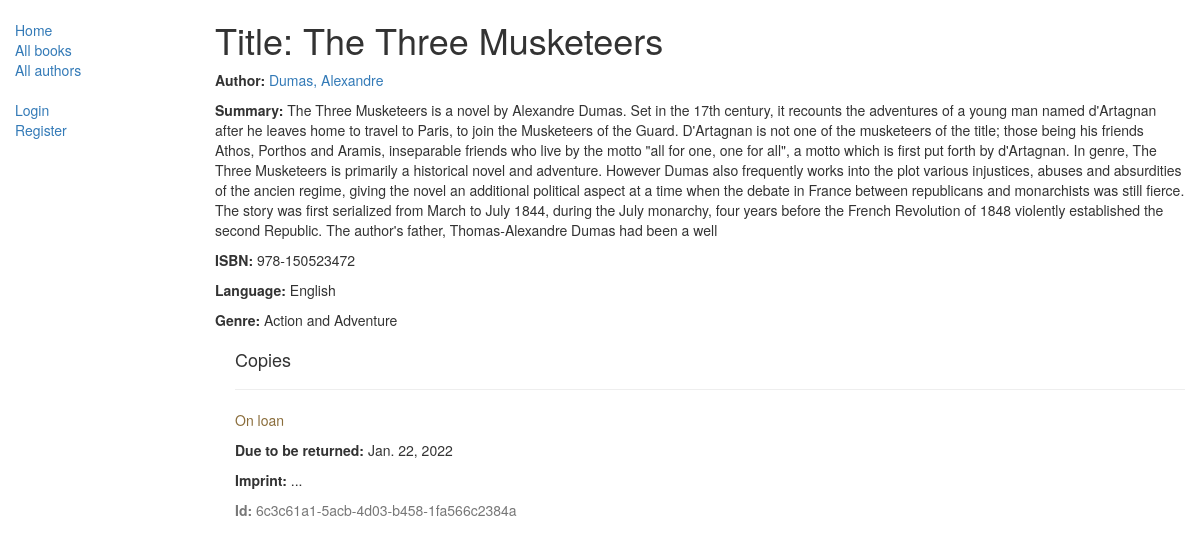
/catalog/book/2, run on an earlier commit of the app's database.
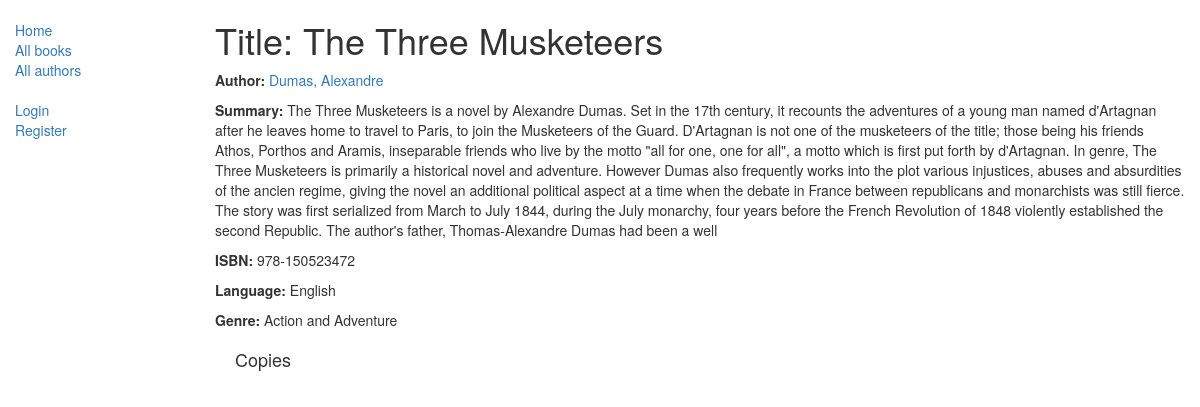
And on a later commit of the database.
### catalog/models.py (models this page shows, shortened)
class Genre(models.Model):
    name = models.CharField(max_length=200, help_text="Enter a book genre (e.g. Science Fiction, French Poetry etc.)")
    def __str__(self):
        return self.name

class BookInstance(models.Model):
    id = models.UUIDField(primary_key=True, default=uuid.uuid4, help_text="Unique ID for this particular book across whole library")
    book = models.ForeignKey('Book', on_delete=models.SET_NULL, null=True)
    imprint = models.CharField(max_length=200)
    due_back = models.DateField(null=True, blank=True)
    LOAN_STATUS = (
        ('m', 'Maintenance'),
        ('o', 'On loan'),
        ('a', 'Available'),
        ('r', 'Reserved'),
    )
    status = models.CharField(max_length=1, choices=LOAN_STATUS, blank=True, default='m', help_text='Book availability')
    class Meta:
        ordering = ["due_back"]
        permissions = (("can_mark_returned", "Set book as returned"),)
    borrower = models.ForeignKey(User, on_delete=models.SET_NULL, null=True, blank=True)

### catalog/views.py (the view)
# urls.py: path('book/<int:pk>', views.BookDetailView.as_view(), name='book-detail'),
class BookDetailView(generic.DetailView):
    model = Book

### catalog/models.py (called while the page is built)
    def __str__(self):
        return self.name

    def __str__(self):
        return '%s, %s' % (self.last_name, self.first_name)

### catalog/templates/catalog/book_detail.html (shortened to what this page needs)
{% extends "base_generic.html" %}
{% block content %}
  <h1>Title: {{ book.title }}</h1>
  <p><strong>Author:</strong> <a href="{% url 'author-detail' book.author.pk %}">{{ book.author }}</a></p>
  <p><strong>Summary:</strong> {{ book.summary }}</p>
  <p><strong>ISBN:</strong> {{ book.isbn }}</p>
  <p><strong>Language:</strong> {{ book.language }}</p>
  <p><strong>Genre:</strong> {% for genre in book.genre.all %} {{ genre }}{% if not forloop.last %}, {% endif %}{% endfor %}</p>
  <div style="margin-left:20px;margin-top:20px">
    <h4>Copies</h4>
    {% for copy in book.bookinstance_set.all %}
    <hr>
    <p class="{% if copy.status == 'a' %}text-success{% elif copy.status == 'd' %}text-danger{% else %}text-warning{% endif %}">{{ copy.get_status_display }}</p>
    {% if copy.status != 'a' %}<p><strong>Due to be returned:</strong> {{copy.due_back}}</p>{% endif %}
    <p><strong>Imprint:</strong> {{copy.imprint}}</p>
    <p class="text-muted"><strong>Id:</strong> {{copy.id}}</p>
    {% endfor %}
  </div>
{% endblock %}

What changed in the data, as far as the page shows it:
removed BookInstance: status "On loan", due_back "Jan. 22, 2022", imprint "...", id "6c3c61a1-5acb-4d03-b458-1fa566c2384a"
